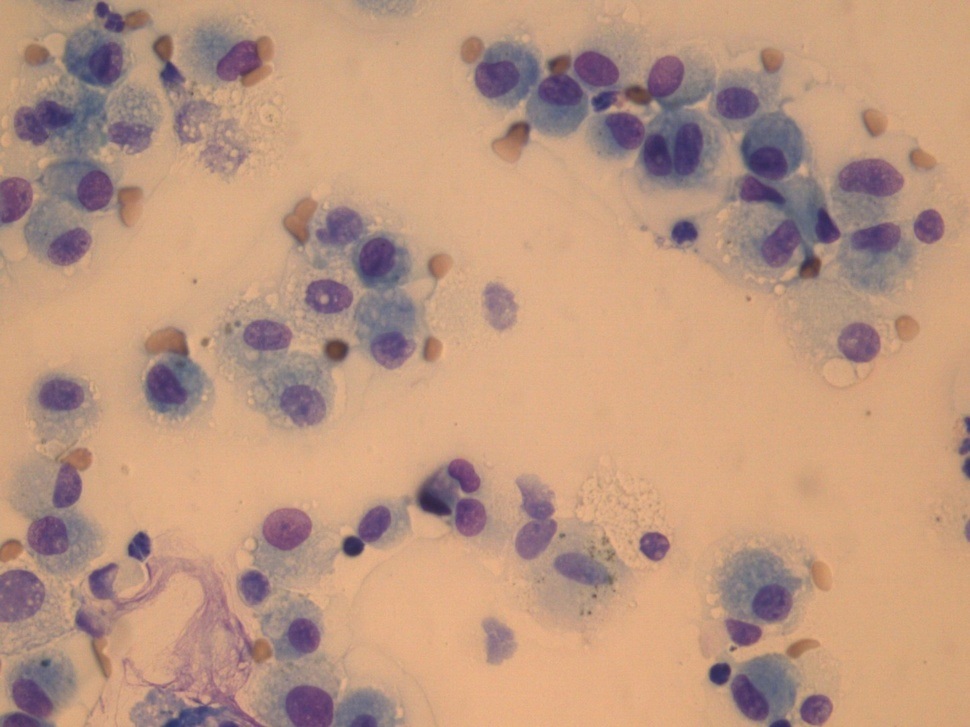
#> input picture Images/BAL_image2/11a.jpg, 970 x 727 px, shrunk from 1440 x 1080 before the run
$ python __main__.py ../Images/BAL_image2   (older library calls are emulated)
#> lines starting #> are read from the running program, lines starting #| are printed output that depends on the picture; after the words box and inside, x2 and y2 are one past the last pixel; in counts of white or black regions, pixels touching at a corner belong together
#> in img_processing_with_steps, img is the input picture: shape (727, 970, 3); mean R, G, B 188.9, 151.6, 128.8
### cellseg/src/image_worker.py
import mahotas as mh
import numpy as np
from PIL import Image, ImageDraw, ImageFilter
from scipy import ndimage

# Moje scripty
import cellseg.src.convert_worker as cw


# [51 lines left out: functions color_gradient, color_balancing, not called in this run]


def unsharp_mask_img(
    img: np.ndarray,
    radius: int = 10,
    percent: int = 300,
    threshold: int = 3,
) -> np.ndarray:
    """Unsharp mask image.

    Args:
    ----
        img (np.ndarray): Image to be processed.
        output_path (str): Path to save the processed image.
        radius (int, optional): Radius of the filter. Defaults to 10.
        percent (int, optional): Percentage of the sharpening. Defaults to 300.
        threshold (int, optional): Threshold of the filter. Defaults to 3.

    Returns:
    -------
        np.ndarray: Processed image.

    """
#> called with radius = 10, percent = 300, threshold = 3
    img_pil = Image.fromarray(img, "RGB")

    bmp = img_pil.filter(
        ImageFilter.UnsharpMask(radius=radius, percent=percent, threshold=threshold)
    )
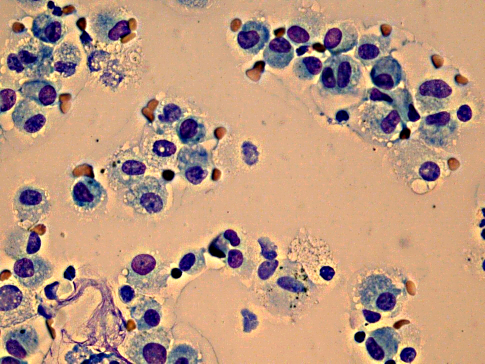
#> bmp: PIL image 970x727 RGB (shown at 1/2 size); mean R, G, B 188, 152, 128.6
    img_unsharp = np.array(bmp)

    return img_unsharp


# [142 lines left out: functions get_relabeled_image, cell_repair, boundary_to_original_image, two_boundary_types_to_original_image, relabeling_sort, relabeling_background, not called in this run]


def close_holes_remove_noise(img: np.ndarray, mask_size: int = 3, iterations: int = 5):
    img_bin = mh.close_holes(img)
    mask = np.ones((mask_size, mask_size))  # Občas se používá kernel

    for k in range(iterations):
        img_bin = mh.erode(img_bin, mask)

    for k in range(iterations):
        img_bin = mh.dilate(img_bin, mask)

    return img_bin


# [315 lines left out: functions remove_noise, find_markers_in_bin_img, find_nuclei_in_mask, flooding_cytoplasm, get_average_values_of_nuclei, check_cytoplasm_by_average_value_of_nuclei and 10 more, not called in this run]

### cellseg/src/convert_worker.py
import math

import mahotas as mh
import numpy as np

# Dictionary
color_extremes_min = {
    "HSL_A_H": 0.0,
    "HSL_A_S": 0.0,
    "HSL_A_L": 0.0,
    "HSL_N_H": 0.0,
    "HSL_N_S": 0.0,
    "HSL_N_L": 0.0,
    "RGB_R": 0.0,
    "RGB_G": 0.0,
    "RGB_B": 0.0,
    "XYZ_X": 0.0,
    "XYZ_Y": 0.0,
    "XYZ_Z": 0.0,
    "Luv_L": 0.0,
    "Luv_u": -1782.1012792369656,
    "Luv_v": -4009.727878283173,
}


# Dictionary
color_extremes_max = {
    "HSL_A_H": 6.2797824700042595,
    "HSL_A_S": 1.0,
    "HSL_A_L": 765.0,
    "HSL_N_H": 6.279263738552135,
    "HSL_N_S": 1.0,
    "HSL_N_L": 1.0,
    "RGB_R": 255,
    "RGB_G": 255,
    "RGB_B": 255,
    "XYZ_X": 1438.659,
    "XYZ_Y": 1440.954,
    "XYZ_Z": 1570.6215,
    "Luv_L": 1294.2113628197244,
    "Luv_u": 3845.6811355835653,
    "Luv_v": 8652.78255506302,
}


# [10 lines left out: function convert_grayscale_to_bin, not called in this run]


def convert_grayscale_to_bin_otsu(img: np.ndarray) -> np.ndarray:
    """Convert a grayscale image to a binary image using Otsu's thresholding method.

    Args:
        img (np.ndarray): Grayscale image.

    Returns:
        np.ndarray: Binary image.

    """
    img = img.astype(np.uint8)
    threshold_value = mh.otsu(img)
    return img < threshold_value


# [188 lines left out: functions convert_labeled_to_bin, convert_RGB_to_grayscale, convert_RGB_to_HSL_A, convert_RGB_to_HSL_N, convert_RGB_to_XYZ, convert_XYZ_to_Luv and 2 more, not called in this run]


def separate_layers(img: np.ndarray) -> tuple[np.ndarray, np.ndarray, np.ndarray]:
    """Separate layers of image.

    Args:
        img (np.ndarray): Image.

    Returns:
        np.ndarray: Red layer, green layer, blue layer.

    """
    rl = img[:, :, 0]
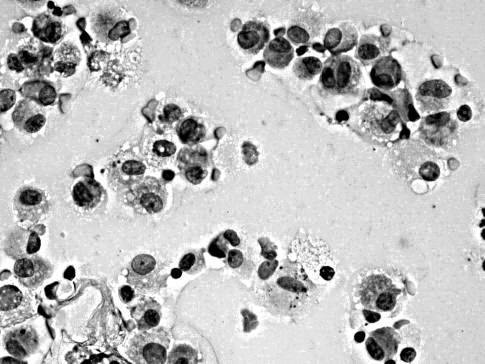
#> rl: shape (727, 970) (shown at 1/2 size); min 0, max 255, mean 188
    gl = img[:, :, 1]
    bl = img[:, :, 2]
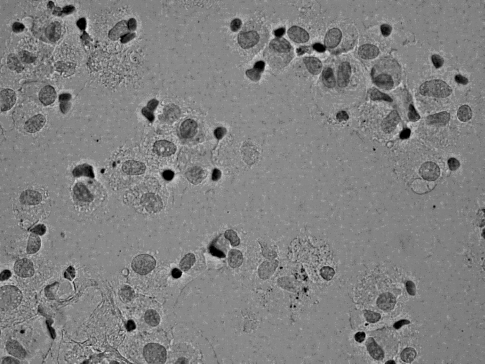
#> bl: shape (727, 970) (shown at 1/2 size); min 0, max 251, mean 128.6

    return rl, gl, bl


# [28 lines left out: functions convert_img_to_norm_img, convert_to_bin_by_horizontal_threshold, not called in this run]

### cellseg/__main__.py
"""Main file."""

from pathlib import Path

import mahotas as mh
import matplotlib.pyplot as plt
import numpy as np
from rich.console import Console
from rich.panel import Panel
from rich.progress import BarColumn, Progress, SpinnerColumn, Task, TextColumn, TimeElapsedColumn
from skimage import measure, morphology, segmentation

import cellseg.src.convert_worker as cw
import cellseg.src.image_worker as iw


def img_processing_with_steps(
    image_path: Path,
    output_path: Path,
    save_steps: bool = False,
    task: Task | None = None,
    progress: Progress | None = None,
) -> None:
    """Process an image.

    Steps:
        1. Unsharp
        2. Otsu binarization
        3. Morphological operation
        4. Distnace transformation
        5. Watershed segmentation

    Args:
        image_path (Path): Path to images.
        output_path (Path): Path for results.
        save_steps (bool, optional): Save each step as image. Defaults to False.
        task (Optional[Progress.TaskID], optional): Task to update. Defaults to None.
        progress (Optional[Progress], optional): Progress bar. Defaults to None.

    Returns:
        _type_: _description_

    """
    img = mh.imread(image_path)

    output_path.mkdir(parents=True, exist_ok=True)

    plt.imsave(output_path / "00_original.png", img)

    progress.update(task, description="[bold blue]Processing - Step 1/6: Unsharp Mask[/bold blue]")
    img_unsharp = iw.unsharp_mask_img(img)
    if save_steps:
        plt.imsave(output_path / "01_unsharp.png", img_unsharp)
    progress.advance(task)

    progress.update(
        task, description="[bold blue]Processing - Step 2/6: Separate Layers[/bold blue]"
    )
    r, g, b = cw.separate_layers(img_unsharp)

    progress.update(
        task, description="[bold blue]Processing - Step 3/6: Otsu Binarization[/bold blue]"
    )
    bin_otsu = cw.convert_grayscale_to_bin_otsu(0.2 * r + 0.6 * g + 0.2 * b)
#> in convert_grayscale_to_bin_otsu, `img = img.astype(np.uint8)`:
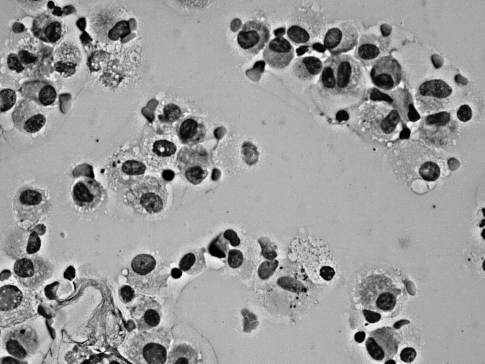
#> img: shape (727, 970) (shown at 1/2 size); min 0, max 254, mean 154.1
#> in convert_grayscale_to_bin_otsu, `threshold_value = mh.otsu(img)`: threshold_value = 116
#> in convert_grayscale_to_bin_otsu, `return img < threshold_value`:
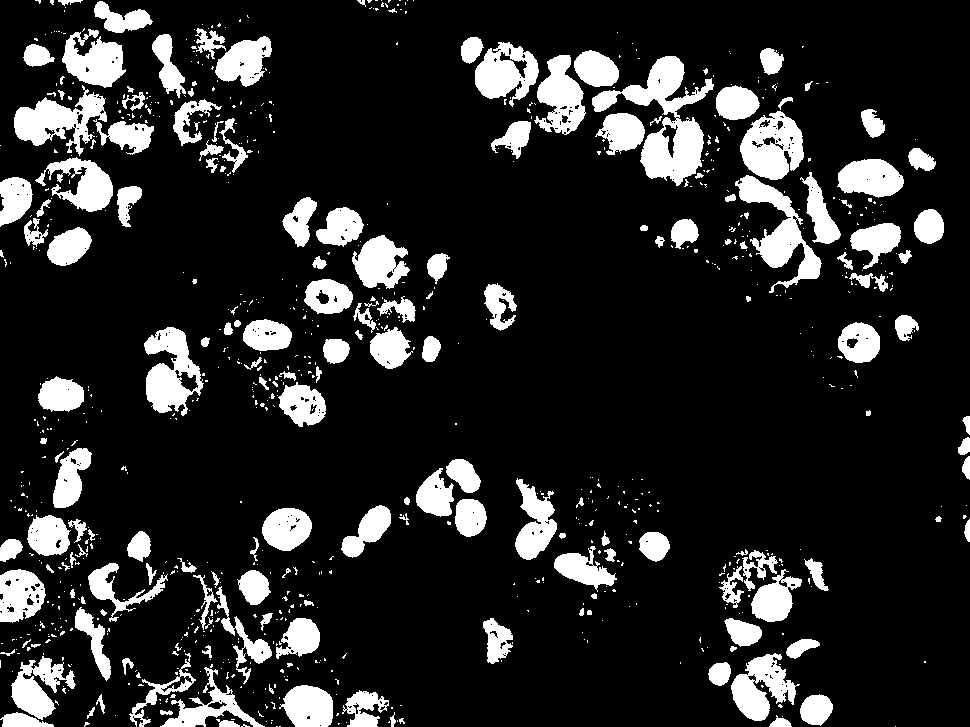
#> returned value: shape (727, 970) bool; 15.5% white; 854 white regions (673 under 20 px), largest, box (x1, y1, x2, y2) and area: (592, 56, 714, 186) 5557, (735, 175, 822, 293) 3276, (144, 327, 204, 416) 2952
    if save_steps:
        plt.imsave(output_path / "02_bin_otsu.png", bin_otsu, cmap="gray")
    progress.advance(task)

    progress.update(
        task, description="[bold blue]Processing - Step 4/6: Morphological Operations[/bold blue]"
    )
    g_bin_otsu_morp = iw.close_holes_remove_noise(bin_otsu, iterations=6)
#> in close_holes_remove_noise, `img_bin = mh.close_holes(img)`:
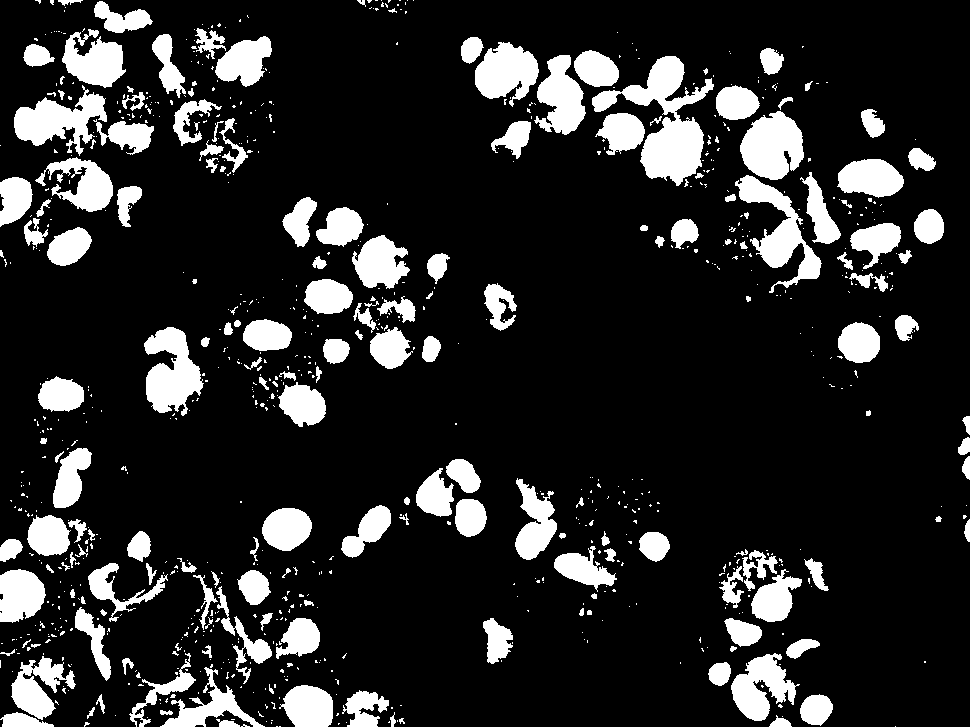
#> img_bin: shape (727, 970) bool; 15.8% white; 852 white regions (671 under 20 px), largest, box (x1, y1, x2, y2) and area: (592, 56, 714, 186) 5790, (735, 175, 822, 293) 3287, (144, 327, 204, 416) 3209
    if save_steps:
        plt.imsave(output_path / "03_morph.png", g_bin_otsu_morp, cmap="gray")
    progress.advance(task)

    progress.update(
        task, description="[bold blue]Processing - Step 5/6: Distance Transform[/bold blue]"
    )
    distance = mh.distance(g_bin_otsu_morp)
    if save_steps:
        plt.imsave(output_path / "04_distance.png", distance, cmap="gray")
    progress.advance(task)

    progress.update(
        task, description="[bold blue]Processing - Step 6/6: Watershed Segmentation[/bold blue]"
    )
    local_maxi = morphology.local_maxima(distance)
    markers = measure.label(local_maxi)
    labels = segmentation.watershed(-distance, markers, mask=g_bin_otsu_morp, connectivity=5)

    if save_steps:
        plt.imsave(output_path / "05_watershed.png", labels, cmap="jet")
    progress.advance(task)

    boundaries = segmentation.find_boundaries(labels)

    boundaries_mask = np.zeros_like(img[:, :, 0], dtype=bool)
    boundaries_mask[boundaries] = True
    boundaries_overlay = img.copy()
    boundaries_overlay[boundaries_mask] = [255, 0, 0]

    plt.imsave(output_path / "06_boundaries.png", boundaries_overlay)


def main() -> None:
    """Run main script."""
    import sys
    import time

    from cellseg.parser import parser

    args = parser.parse_args()

    console = Console()

    console.print(
        Panel(
            f"[bold][yellow]Analysis started![/yellow][/bold]\n\n"
            f"[bold]Image Directory:[/bold] {args.image_dir}\n"
            f"[bold]Output Directory:[/bold] {args.output_dir}",
            title="Info",
            border_style="blue",
            expand=False,
        )
    )

    start_time = time.monotonic()

    try:
        image_list = [f for f in args.image_dir.iterdir() if f.is_file()]

        with Progress(
            SpinnerColumn(),
            TextColumn("[progress.description]{task.description}"),
            BarColumn(),
            TimeElapsedColumn(),
            console=console,
            transient=True,
        ) as progress:
            task = progress.add_task("[cyan]Processing images...", total=len(image_list))

            for image_path in image_list:
                mod_output = args.output_dir / f"{image_path.stem}/"

                mod_output.mkdir(parents=True, exist_ok=True)

                img_processing_with_steps(image_path, mod_output, args.save_steps, task, progress)
#> (the call stopped at in close_holes_remove_noise, `img_bin = mh.erode(img_bin, mask)`: mahotas is not available in this run)

                console.print(
                    f"[bold cyan]Completed processing image: {image_path.name}.[/bold cyan]"
                )

                progress.update(task, description="Processed image")
                progress.advance(task)
#> pass 2 of the loop in main, `for image_path in image_list:`:
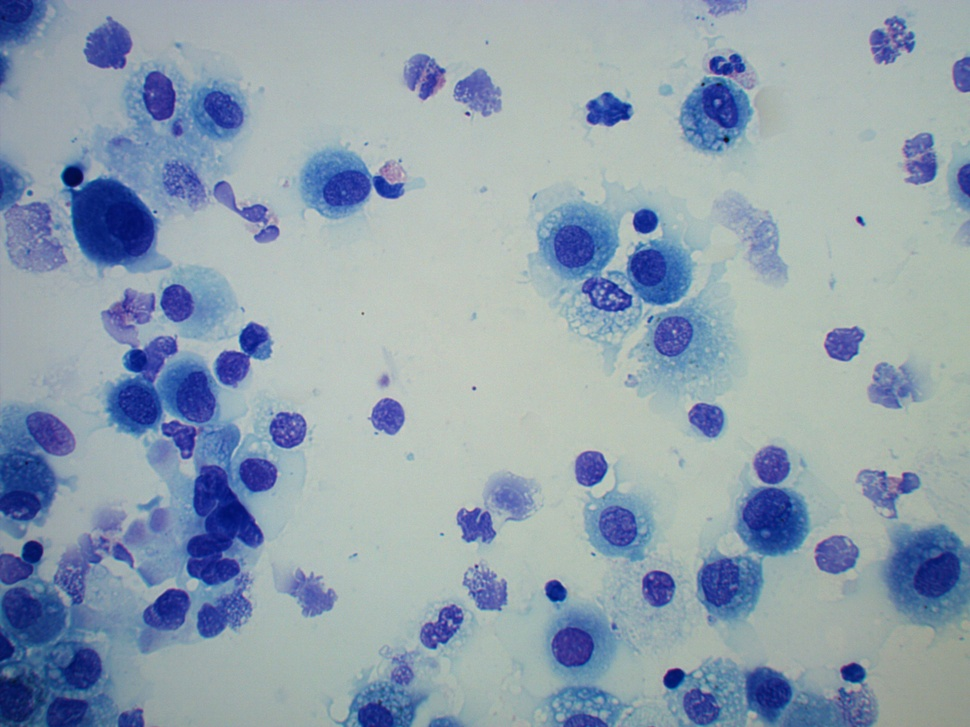
#> input picture Images/BAL_image2/2c.jpg, 970 x 727 px, shrunk from 2592 x 1944 before the run
#> in img_processing_with_steps, img is the input picture: shape (727, 970, 3); mean R, G, B 144, 160.3, 174.9
#> in convert_grayscale_to_bin_otsu (call 2), `img = img.astype(np.uint8)`:
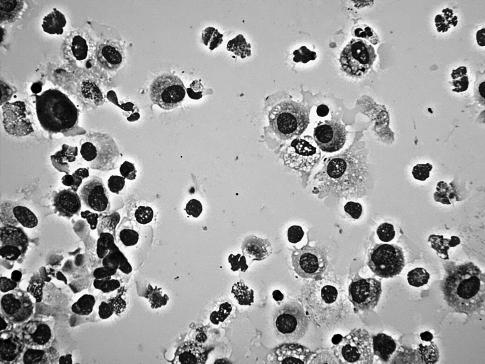
#> img: shape (727, 970) (shown at 1/2 size); min 0, max 255, mean 162.1
#> threshold_value = 118
#> in close_holes_remove_noise (call 2), `img_bin = mh.close_holes(img)`:
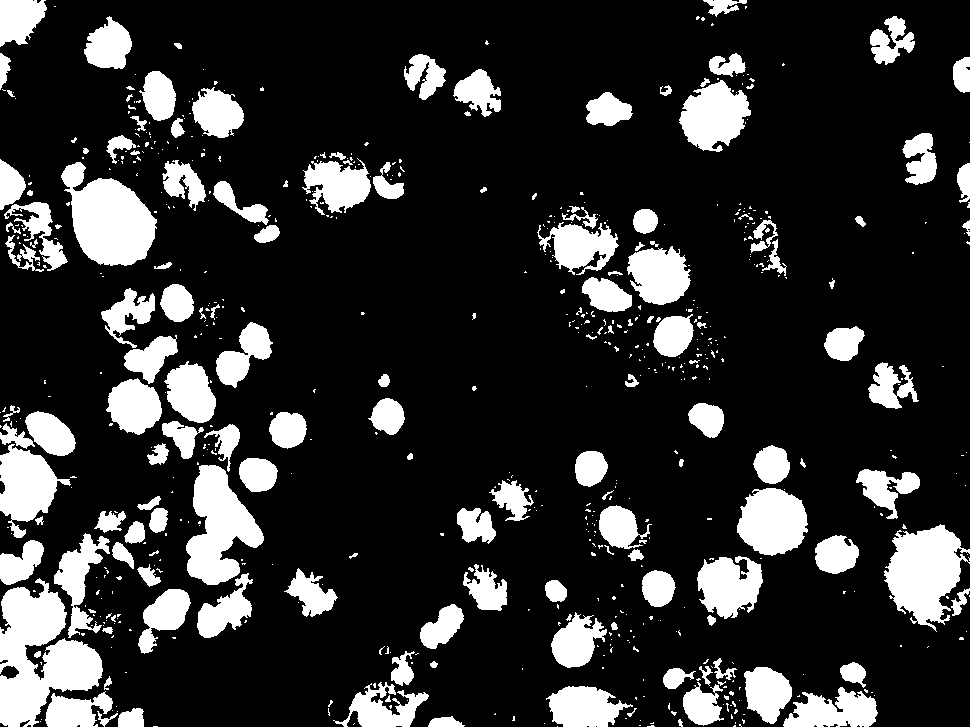
#> img_bin: shape (727, 970) bool; 18.8% white; 656 white regions (498 under 20 px), largest, box (x1, y1, x2, y2) and area: (0, 578, 103, 727) 8584, (61, 162, 157, 266) 6149, (884, 524, 970, 632) 5507

        end_time = time.monotonic()
        elapsed_time = end_time - start_time

        console.print(
            Panel(
                f"[bold][yellow]All images processed![/yellow][/bold]\n\n"
                f"[bold]Processed {len(image_list)} images in {elapsed_time:.2f} seconds.[/bold]",
                title="Completed",
                border_style="green",
                expand=False,
            )
        )
    except Exception as e:  # noqa: BLE001
        console.print(
            Panel(
                f"[bold][red]Error:[/red][/bold] {e}",
                title="Error",
                border_style="red",
                expand=False,
            )
        )
        sys.exit(1)


if __name__ == "__main__":
    main()
